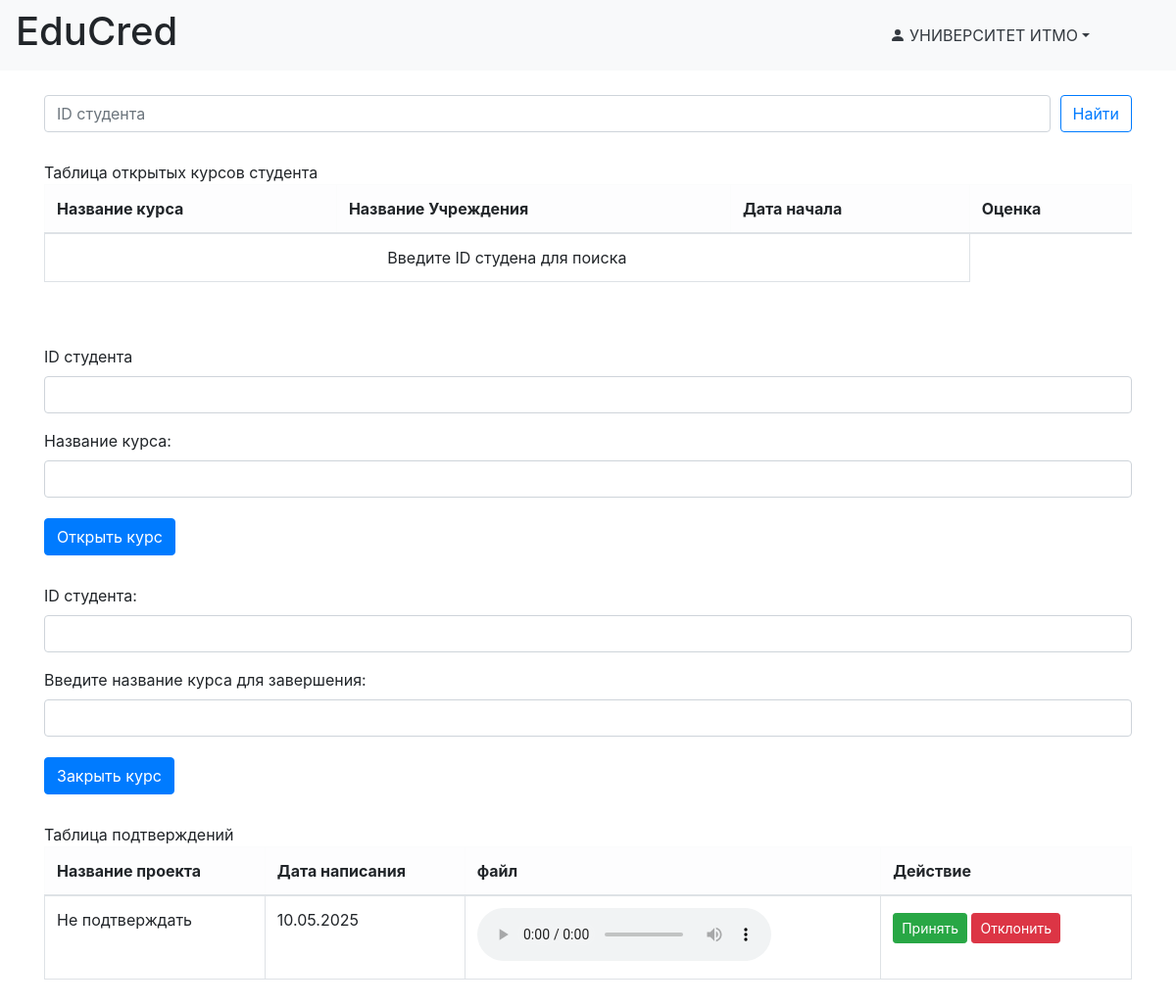
The app's page /university_workspace (signed in), older data.
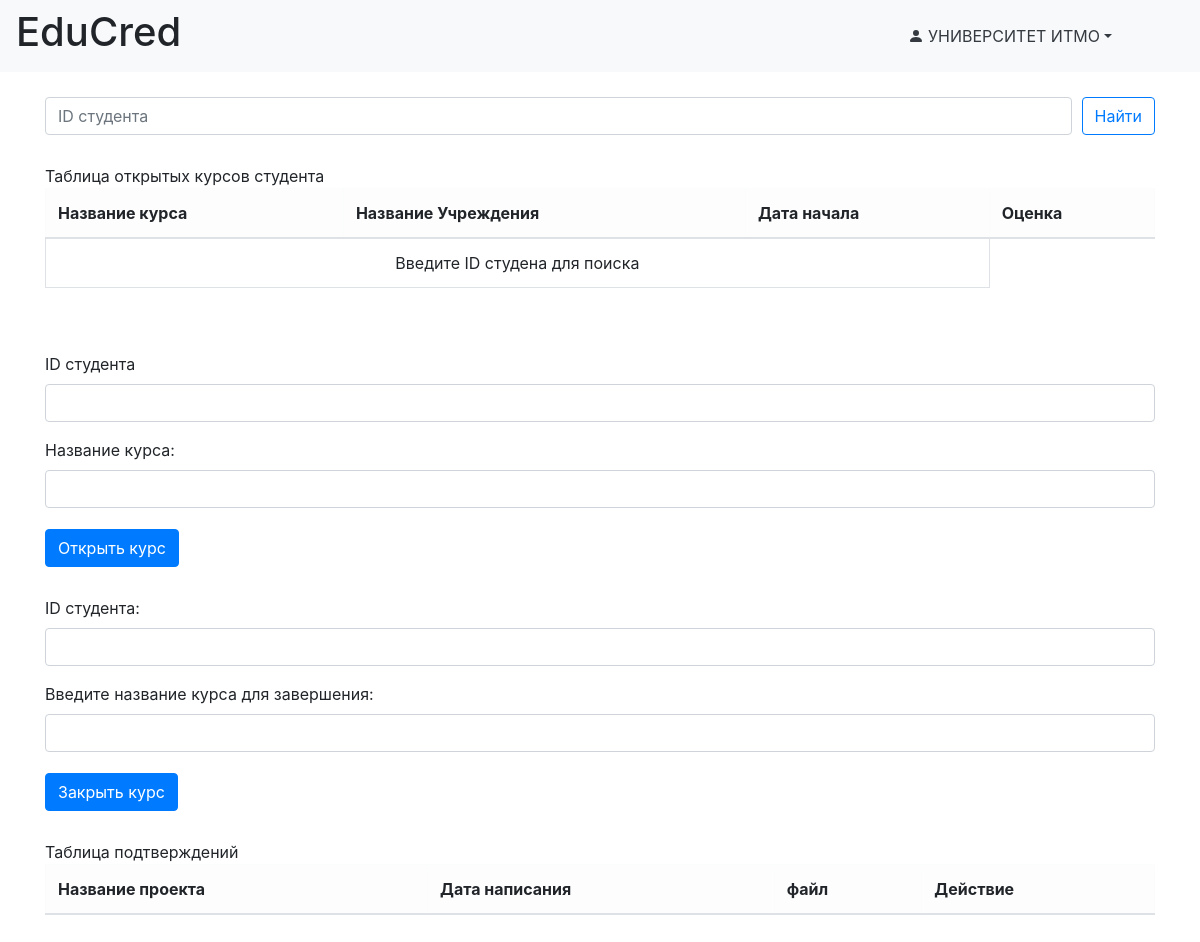
The same page, newer data.
### data/Universities.py (models this page shows)
class University(SqlAlchemyBase, UserMixin, SerializerMixin):
    __tablename__ = "universities"
    id = sqlalchemy.Column(sqlalchemy.Integer, primary_key=True, autoincrement=True)
    user_id = sqlalchemy.Column(sqlalchemy.Integer, sqlalchemy.ForeignKey("users.id"), unique=True)
    INN = sqlalchemy.Column(sqlalchemy.Integer, nullable=False)
    title = sqlalchemy.Column(sqlalchemy.String, nullable=False)
    address = sqlalchemy.Column(sqlalchemy.String, nullable=False)
    boss_nsp = sqlalchemy.Column(sqlalchemy.String, nullable=False)
    type = sqlalchemy.Column(sqlalchemy.String, nullable=False)
    user = orm.relationship("User", back_populates="university")
    achievements = orm.relationship("Achievement", back_populates="university")

### data/Achievements.py (models this page shows)
class Achievement(SqlAlchemyBase, UserMixin, SerializerMixin):
    __tablename__ = "achievements"
    id = sqlalchemy.Column(sqlalchemy.Integer, primary_key=True, autoincrement=True)
    token = sqlalchemy.Column(sqlalchemy.String(64), nullable=True, unique=True)
    approve_path = sqlalchemy.Column(sqlalchemy.String, nullable=True)
    file_path = sqlalchemy.Column(sqlalchemy.String, nullable=True)
    title = sqlalchemy.Column(sqlalchemy.String, nullable=False)
    start_date = sqlalchemy.Column(sqlalchemy.DateTime, nullable=False, default=datetime.datetime.now())
    end_date = sqlalchemy.Column(sqlalchemy.DateTime, nullable=True)
    student_id = sqlalchemy.Column(sqlalchemy.Integer, sqlalchemy.ForeignKey("students.id"))
    university_id = sqlalchemy.Column(sqlalchemy.Integer, sqlalchemy.ForeignKey("universities.id"))
    student = orm.relationship("Student", back_populates="achievements")
    university = orm.relationship("University", back_populates="achievements")

### server.py (the view, shortened to what this page needs)
@app.route('/university_workspace', methods=['POST', 'GET'])
@login_required
def university_workspace():
    db_sess = db_session.create_session()
    user = db_sess.query(User).get(current_user.id)
    univer = user.university
    form_find = UniverFindStudentForm()
    form_open = UniverOpenCourseForm()
    form_close = UniverCloseCourseForm()
    courses = []
    student_find_table = ''
    projs = db_sess.query(Achievement).filter(Achievement.university_id == univer.id,
                                              or_(Achievement.end_date == None,
                                                  Achievement.end_date == ""),
                                              Achievement.approve_path == None
                                              ).all()
    return render_template('university_workspace.html',
                           form_find=form_find, form_close=form_close, form_open=form_open,
                           student_find=student_find_table,
                           courses=courses,
                           projs=projs,
                           joined_title=univer.title,
                           style=url_for('static', filename='css/style.css'))

### data/univer_find_student_form.py
class UniverFindStudentForm(FlaskForm):
    find_student_id = StringField(
        'ID студента',
        validators=[DataRequired()]
    )
    find_submit = SubmitField('Найти')

### data/univer_open_course_form.py
class UniverOpenCourseForm(FlaskForm):
    open_student_id = StringField(
        'ID студента',
        validators=[DataRequired()]
    )
    open_course_title = StringField("Название курса:", validators=[DataRequired()])
    open_submit = SubmitField('Открыть курс')

### data/db_session.py (called while the page is built)
def create_session() -> Session:
    global __factory
    return __factory()

### server.py (called while the page is built)
@login_manager.user_loader
def load_user(user_id):
    db_sess = db_session.create_session()
    return db_sess.query(User).get(user_id)

### templates/university_workspace.html (shortened to what this page needs)
{% extends "workspace_base.html" %}
{% block content %}
    <form method="POST" class="d-flex gap-2 mb-4 align-items-center">
        {{ form_find.find_student_id(class_="form-control", id="find_student_id", placeholder="ID студента") }}
        {{ form_find.find_submit(class_="btn btn-outline-primary") }}
    </form>
    <div class="table-responsive mb-5">
        <caption class="fw-bold">Таблица открытых курсов студента</caption>
        <table class="table table-bordered">
            <thead class="table-light">
            <tr>
                <th>Название курса</th>
                <th>Название Учреждения</th>
                <th>Дата начала</th>
                <th>Оценка</th>
            </tr>
            </thead>
            <tbody>
            {% for course in courses %}
                <tr>
                    <td>{{ course.title }}</td>
                    <td>{{ course.university.title }}</td>
                    <td>{{ course.start_date.strftime("%d.%m.%Y") }}</td>
                    <td>{{ course.grade or '—' }}</td>
                </tr>
            {% else %}
                {% if student_find %}
                    <tr>
                        <td colspan="3" class="text-center">Курсы не найдены</td>
                    </tr>
                {% else %}
                    <tr>
                        <td colspan="3" class="text-center">Введите ID студена для поиска</td>
                    </tr>
                {% endif %}
            {% endfor %}
            </tbody>
        </table>
    </div>
    <form method="POST" id="open-course-form" class="mb-4">
        <div class="mb-3">
            {{ form_open.open_student_id.label }}
            {{ form_open.open_student_id(class="form-control", id="student_id") }}
        </div>
        <div class="mb-3">
            {{ form_open.open_course_title.label }}
            {{ form_open.open_course_title(class="form-control", id="course_title") }}
        </div>
        <div class="mb-3">
            {{ form_open.open_submit(class="btn btn-primary") }}
        </div>
    </form>
    <form method="POST" id="close-course-form" class="mb-4">
        <div class="mb-3">
            {{ form_close.close_student_id.label }}
            {{ form_close.close_student_id(class="form-control", id="close_student_id") }}
        </div>
        <div class="mb-3">
            {{ form_close.close_course_title.label }}
            {{ form_close.close_course_title(class="form-control", id="close_course_title") }}
        </div>
        <div class="mb-3">
            {{ form_close.close_submit(class="btn btn-primary") }}
        </div>
    </form>
    <div class="table-responsive mb-5">
        <caption class="fw-bold">Таблица подтверждений</caption>
        <table class="table table-bordered">
            <thead class="table-light">
            <tr>
                <th>Название проекта</th>
                <th>Дата написания</th>
                <th>файл</th>
                <th>Действие</th>
            </tr>
            </thead>
            <tbody>
            {% for proj in projs %}
                <tr>
                    <td>{{ proj.title }}</td>
                    <td>{{ proj.start_date.strftime("%d.%m.%Y") }}</td>
                    <td>
                        <audio controls>
                                        <source src="{{ url_for('static', filename=proj.file_path) }}" type="audio/mpeg">
                        </audio>
                    </td>
                    <td>
                        <form method="POST" action="{{ url_for('manage_proj') }}" style="display:inline;">
                            <button type="submit" class="btn btn-success btn-sm">Принять</button>
                        </form>
                        <form method="POST" action="{{ url_for('manage_proj') }}" style="display:inline;">
                            <button type="submit" class="btn btn-danger btn-sm">Отклонить</button>
                        </form>
                    </td>
                </tr>
            {% else %}
                {% if projs %}
                    <tr>
                        <td colspan="3" class="text-center">Проектов на подтверждение нет</td>
                    </tr>
                {% endif %}
            {% endfor %}
            </tbody>
        </table>
    </div>
{% endblock %}

### templates/workspace_base.html (shortened to what this page needs)
<!doctype html>
<html lang="en">
<head>
    <link rel="stylesheet" type="text/css" href="{{ style }}"/>
    <link
            rel="stylesheet"
            href="https://stackpath.bootstrapcdn.com/bootstrap/4.4.1/css/bootstrap.min.css"
    >
</head>
<body>
<header>
    <nav class="navbar navbar-light bg-light">
        <h1>EduCred</h1>
        <aside class="col-3 bg-light border-end p-3 d-flex flex-column">
            <div class="dropdown">
                <a
                        href="#"
                        class="d-flex align-items-center text-decoration-none text-dark dropdown-toggle"
                        id="userMenu"
                        data-toggle="dropdown"
                        aria-haspopup="true"
                        aria-expanded="false"
                >
                    <svg xmlns="http://www.w3.org/2000/svg"
                         width="16" height="16" fill="currentColor"
                         class="bi bi-person-fill mr-1"
                         viewBox="0 0 16 16">
                        <path d="M3 14s-1 0-1-1 1-4 6-4 6 3 6 4-1 1-1 1H3zm5-6a3 3 0 1 0 0-6 3 3 0 0 0 0 6z"/>
                    </svg>
                    <span>{{ joined_title }}</span>
                </a>
            </div>
        </aside>
    </nav>
</header>
<main role="main" class="container">
    {% block content %}{% endblock %}
</main>
</body>
</html>

### static/css/style.css (style rules this page uses)
.btn { display: inline-block; padding: 6px 12px; margin: 5px 0; font-size: 16px; font-weight: bold; background-color: #4CAF50; color: white; border: none; text-decoration: none; cursor: pointer; border-radius: 4px; }
.container { max-width: 900px; margin: 0 auto; padding: 20px; }
.d-flex { display: flex; }
.gap-2 { gap: 10px; }

Row changes from the older to the newer data that the page shows:
no longer on this page (row edited): Achievement: title "Не подтверждать", start_date "10.05.2025"
